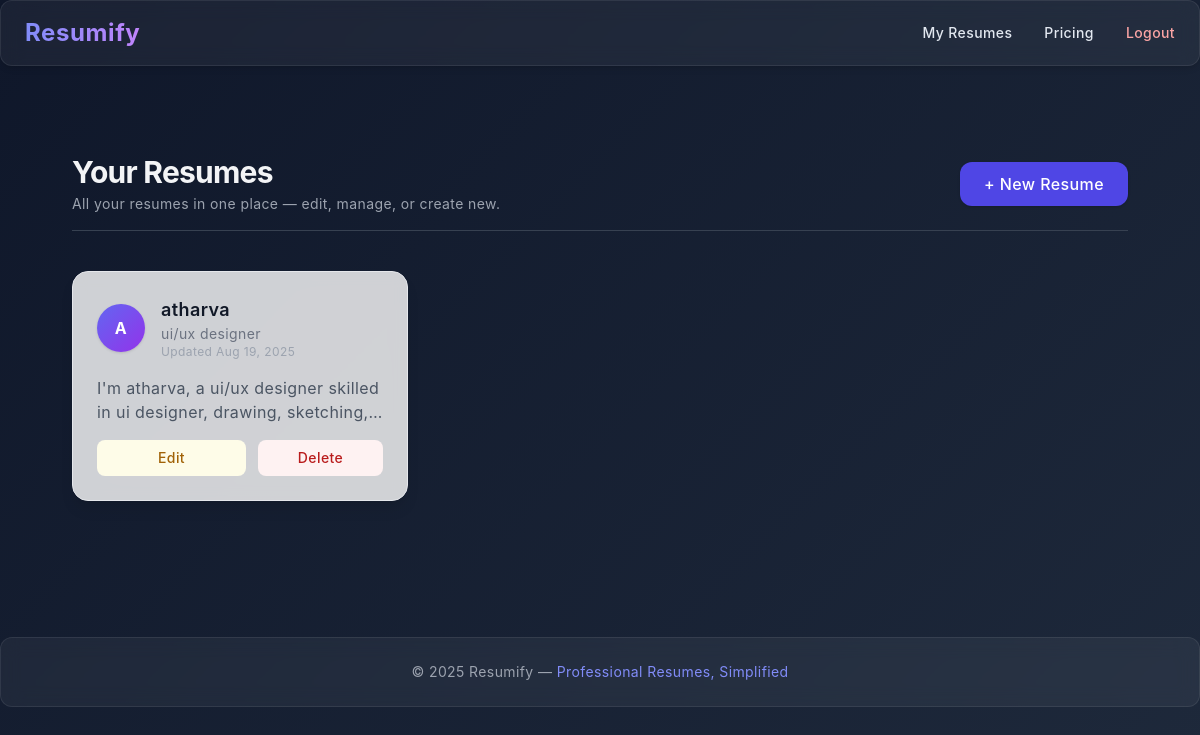
Screenshot of /my-resumes (signed in) with the database file from the repository.
### models.py (models this page shows)
class Resume(db.Model):
    id = db.Column(db.Integer, primary_key=True)
    user_id = db.Column(db.Integer, db.ForeignKey("user.id"), nullable=False)
    name = db.Column(db.String(100))
    profession = db.Column(db.String(100))
    email = db.Column(db.String(120))
    phone = db.Column(db.String(20))
    linkedin = db.Column(db.String(150))
    bio = db.Column(db.Text)
    skills = db.Column(db.Text)
    job_title = db.Column(db.String(100))
    company = db.Column(db.String(100))
    job_desc = db.Column(db.Text)
    degree = db.Column(db.String(100))
    institute = db.Column(db.String(150))
    grad_year = db.Column(db.String(10))
    profile_pic_url = db.Column(db.String(300))
    template = db.Column(db.String(50), default="classic")
    timestamp = db.Column(db.DateTime, default=datetime.utcnow)

### app.py (the view)
@app.route('/my-resumes')
@login_required
def my_resumes():
    resumes = Resume.query.filter_by(user_id=current_user.id).order_by(Resume.timestamp.desc()).all()
    return render_template('my_resumes.html', resumes=resumes)

### app.py (called while the page is built)
@login_manager.user_loader
def load_user(user_id):
    return User.query.get(int(user_id))

### templates/my_resumes.html (shortened to what this page needs)
{% extends "base.html" %}
{% block content %}
<section class="max-w-6xl mx-auto px-6 py-10">
  {% if resumes|length > 0 %}
  <div class="flex items-center justify-between mb-10 border-b border-gray-700 pb-4">
    <div>
      <h2 class="text-3xl font-bold text-gray-100 tracking-tight">Your Resumes</h2>
      <p class="text-gray-400 text-sm mt-1">All your resumes in one place — edit, manage, or create new.</p>
    </div>
    <a href="{{ url_for('start') }}"
       class="bg-indigo-600 hover:bg-indigo-700 text-white px-6 py-2.5 rounded-xl shadow transition font-medium">
      + New Resume
    </a>
  </div>
  {% endif %}
  {% if resumes|length > 0 %}
  <div class="grid gap-6 sm:grid-cols-2 lg:grid-cols-3">
    {% for resume in resumes %}
    <div class="bg-white/80 backdrop-blur border border-gray-200 rounded-2xl shadow-lg p-6 transition hover:shadow-xl hover:scale-[1.02] group">
      <a href="{{ url_for('view_resume', resume_id=resume.id) }}" class="block">
        <div class="flex items-center mb-4">
          <div class="w-12 h-12 rounded-full bg-gradient-to-br from-indigo-500 to-purple-600 text-white flex items-center justify-center font-bold shadow">
            {{ resume.name[0]|upper }}
          </div>
          <div class="ml-4">
            <h3 class="text-lg font-semibold text-gray-900 group-hover:text-indigo-600 transition">{{ resume.name }}</h3>
            <p class="text-sm text-gray-500">{{ resume.profession }}</p>
            <p class="text-xs text-gray-400">Updated {{ resume.timestamp.strftime('%b %d, %Y') }}</p>
          </div>
        </div>
        <p class="text-gray-600 mb-4 line-clamp-2">{{ resume.bio or "No bio available." }}</p>
      </a>
      <div class="flex items-center gap-3 mt-4">
        <a href="{{ url_for('edit_resume', resume_id=resume.id) }}"
           class="flex-1 flex items-center justify-center bg-yellow-50 text-yellow-700 px-3 py-2 rounded-lg hover:bg-yellow-100 transition text-sm font-medium">
          Edit
        </a>
        <form action="{{ url_for('delete_resume', resume_id=resume.id) }}" method="POST" class="flex-1">
          <button type="submit"
                  class="w-full bg-red-50 text-red-700 px-3 py-2 rounded-lg hover:bg-red-100 transition text-sm font-medium"
                  onclick="return confirm('Are you sure you want to delete this resume?');">
            Delete
          </button>
        </form>
      </div>
    </div>
    {% endfor %}
  </div>
  {% endif %}
</section>
{% endblock %}

### templates/base.html (style rules this page uses)
body { background: linear-gradient(135deg, #0f172a, #1e293b); color: #e2e8f0; min-height: 100vh; font-family: 'Inter', sans-serif; animation: fadeIn 0.6s ease-in-out; }

### rows the page displays
Resume: name "A", name "atharva", profession "ui/ux designer", timestamp "Aug 19, 2025", bio "I'm atharva, a ui/ux designer skilled in ui designer, drawing,…"
